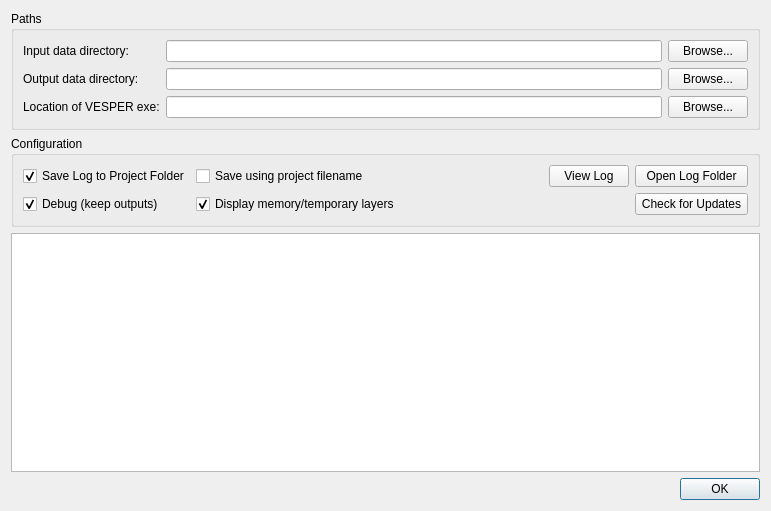
<?xml version="1.0" encoding="UTF-8"?>
<ui version="4.0">
 <class>Dialog</class>
 <widget class="QDialog" name="Dialog">
  <property name="windowModality">
   <enum>Qt::ApplicationModal</enum>
  </property>
  <property name="geometry">
   <rect>
    <x>0</x>
    <y>0</y>
    <width>771</width>
    <height>511</height>
   </rect>
  </property>
  <property name="sizePolicy">
   <sizepolicy hsizetype="MinimumExpanding" vsizetype="Fixed">
    <horstretch>0</horstretch>
    <verstretch>0</verstretch>
   </sizepolicy>
  </property>
  <property name="windowTitle">
   <string>Settings</string>
  </property>
  <property name="autoFillBackground">
   <bool>false</bool>
  </property>
  <layout class="QFormLayout" name="formLayout">
   <item row="0" column="0" colspan="2">
    <widget class="QGroupBox" name="gpbPaths">
     <property name="sizePolicy">
      <sizepolicy hsizetype="Preferred" vsizetype="Fixed">
       <horstretch>0</horstretch>
       <verstretch>0</verstretch>
      </sizepolicy>
     </property>
     <property name="title">
      <string>Paths</string>
     </property>
     <layout class="QGridLayout" name="gridLayout_2">
      <item row="0" column="0">
       <widget class="QLabel" name="lblInDataDirectory">
        <property name="text">
         <string>Input data directory:</string>
        </property>
       </widget>
      </item>
      <item row="0" column="1">
       <widget class="QLineEdit" name="lneInDataDirectory">
        <property name="readOnly">
         <bool>true</bool>
        </property>
       </widget>
      </item>
      <item row="0" column="2">
       <widget class="QPushButton" name="cmdInBrowse">
        <property name="enabled">
         <bool>true</bool>
        </property>
        <property name="sizePolicy">
         <sizepolicy hsizetype="Fixed" vsizetype="Fixed">
          <horstretch>0</horstretch>
          <verstretch>0</verstretch>
         </sizepolicy>
        </property>
        <property name="text">
         <string>Browse...</string>
        </property>
       </widget>
      </item>
      <item row="1" column="0">
       <widget class="QLabel" name="lblOutDataDirectory">
        <property name="text">
         <string>Output data directory:</string>
        </property>
       </widget>
      </item>
      <item row="1" column="1">
       <widget class="QLineEdit" name="lneOutDataDirectory">
        <property name="enabled">
         <bool>true</bool>
        </property>
        <property name="readOnly">
         <bool>true</bool>
        </property>
       </widget>
      </item>
      <item row="1" column="2">
       <widget class="QPushButton" name="cmdOutBrowse">
        <property name="enabled">
         <bool>true</bool>
        </property>
        <property name="sizePolicy">
         <sizepolicy hsizetype="Fixed" vsizetype="Fixed">
          <horstretch>0</horstretch>
          <verstretch>0</verstretch>
         </sizepolicy>
        </property>
        <property name="text">
         <string>Browse...</string>
        </property>
       </widget>
      </item>
      <item row="2" column="0">
       <widget class="QLabel" name="lblVesperExe">
        <property name="sizePolicy">
         <sizepolicy hsizetype="Preferred" vsizetype="Preferred">
          <horstretch>0</horstretch>
          <verstretch>0</verstretch>
         </sizepolicy>
        </property>
        <property name="styleSheet">
         <string notr="true"/>
        </property>
        <property name="text">
         <string>Location of VESPER exe:</string>
        </property>
       </widget>
      </item>
      <item row="2" column="1">
       <widget class="QLineEdit" name="lneVesperExe">
        <property name="readOnly">
         <bool>true</bool>
        </property>
       </widget>
      </item>
      <item row="2" column="2">
       <widget class="QPushButton" name="cmdVesperExe">
        <property name="enabled">
         <bool>true</bool>
        </property>
        <property name="sizePolicy">
         <sizepolicy hsizetype="Fixed" vsizetype="Fixed">
          <horstretch>0</horstretch>
          <verstretch>0</verstretch>
         </sizepolicy>
        </property>
        <property name="text">
         <string>Browse...</string>
        </property>
       </widget>
      </item>
     </layout>
    </widget>
   </item>
   <item row="1" column="0" colspan="2">
    <widget class="QGroupBox" name="gpbDebug">
     <property name="sizePolicy">
      <sizepolicy hsizetype="Preferred" vsizetype="Fixed">
       <horstretch>0</horstretch>
       <verstretch>0</verstretch>
      </sizepolicy>
     </property>
     <property name="title">
      <string>Configuration</string>
     </property>
     <layout class="QGridLayout" name="gridLayout">
      <item row="1" column="0">
       <widget class="QCheckBox" name="chkDebug">
        <property name="sizePolicy">
         <sizepolicy hsizetype="Fixed" vsizetype="Fixed">
          <horstretch>0</horstretch>
          <verstretch>0</verstretch>
         </sizepolicy>
        </property>
        <property name="text">
         <string>Debug (keep outputs)</string>
        </property>
        <property name="checked">
         <bool>true</bool>
        </property>
       </widget>
      </item>
      <item row="1" column="1">
       <widget class="QCheckBox" name="chkDisplayTempLayers">
        <property name="text">
         <string>Display memory/temporary layers</string>
        </property>
        <property name="checked">
         <bool>true</bool>
        </property>
       </widget>
      </item>
      <item row="0" column="4">
       <widget class="QPushButton" name="cmdOpenFolder">
        <property name="enabled">
         <bool>true</bool>
        </property>
        <property name="sizePolicy">
         <sizepolicy hsizetype="Fixed" vsizetype="Fixed">
          <horstretch>0</horstretch>
          <verstretch>0</verstretch>
         </sizepolicy>
        </property>
        <property name="maximumSize">
         <size>
          <width>113</width>
          <height>16777215</height>
         </size>
        </property>
        <property name="text">
         <string>Open Log Folder</string>
        </property>
       </widget>
      </item>
      <item row="0" column="0">
       <widget class="QCheckBox" name="chkSaveLogToProjectFolder">
        <property name="text">
         <string>Save Log to Project Folder</string>
        </property>
        <property name="checked">
         <bool>true</bool>
        </property>
       </widget>
      </item>
      <item row="1" column="4">
       <widget class="QPushButton" name="cmdCheckUpdates">
        <property name="text">
         <string>Check for Updates</string>
        </property>
       </widget>
      </item>
      <item row="0" column="1">
       <widget class="QCheckBox" name="chkUseProjectName">
        <property name="text">
         <string>Save using project filename</string>
        </property>
        <property name="checked">
         <bool>false</bool>
        </property>
       </widget>
      </item>
      <item row="0" column="2">
       <widget class="QPushButton" name="cmdViewLog">
        <property name="enabled">
         <bool>true</bool>
        </property>
        <property name="sizePolicy">
         <sizepolicy hsizetype="Fixed" vsizetype="Fixed">
          <horstretch>0</horstretch>
          <verstretch>0</verstretch>
         </sizepolicy>
        </property>
        <property name="text">
         <string>View Log</string>
        </property>
       </widget>
      </item>
     </layout>
    </widget>
   </item>
   <item row="3" column="0" colspan="2">
    <widget class="QTextBrowser" name="pteVersions">
     <property name="acceptRichText">
      <bool>true</bool>
     </property>
     <property name="openExternalLinks">
      <bool>true</bool>
     </property>
    </widget>
   </item>
   <item row="4" column="1">
    <widget class="QDialogButtonBox" name="buttonBox">
     <property name="sizePolicy">
      <sizepolicy hsizetype="Expanding" vsizetype="Fixed">
       <horstretch>0</horstretch>
       <verstretch>0</verstretch>
      </sizepolicy>
     </property>
     <property name="orientation">
      <enum>Qt::Horizontal</enum>
     </property>
     <property name="standardButtons">
      <set>QDialogButtonBox::Ok</set>
     </property>
    </widget>
   </item>
  </layout>
 </widget>
 <resources/>
 <connections>
  <connection>
   <sender>buttonBox</sender>
   <signal>accepted()</signal>
   <receiver>Dialog</receiver>
   <slot>accept()</slot>
   <hints>
    <hint type="sourcelabel">
     <x>257</x>
     <y>241</y>
    </hint>
    <hint type="destinationlabel">
     <x>157</x>
     <y>274</y>
    </hint>
   </hints>
  </connection>
  <connection>
   <sender>buttonBox</sender>
   <signal>rejected()</signal>
   <receiver>Dialog</receiver>
   <slot>reject()</slot>
   <hints>
    <hint type="sourcelabel">
     <x>325</x>
     <y>241</y>
    </hint>
    <hint type="destinationlabel">
     <x>286</x>
     <y>274</y>
    </hint>
   </hints>
  </connection>
 </connections>
</ui>
